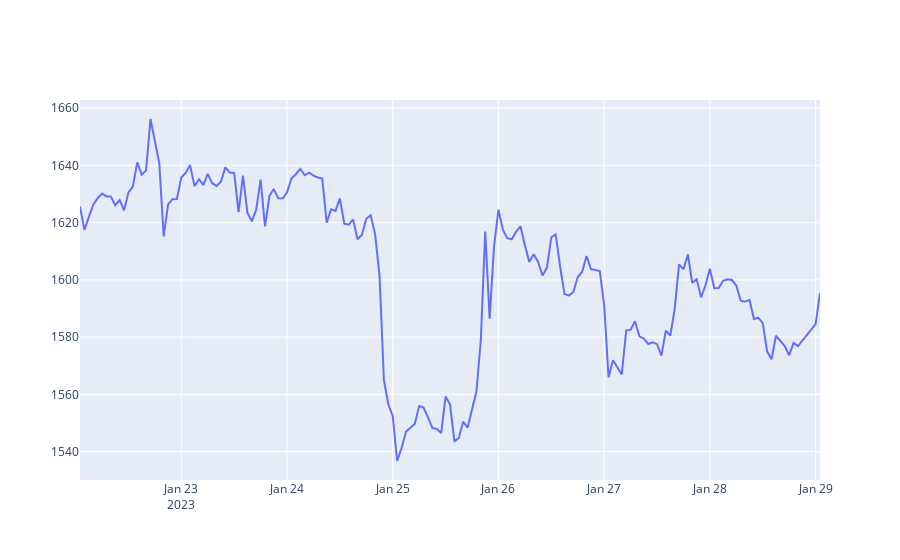
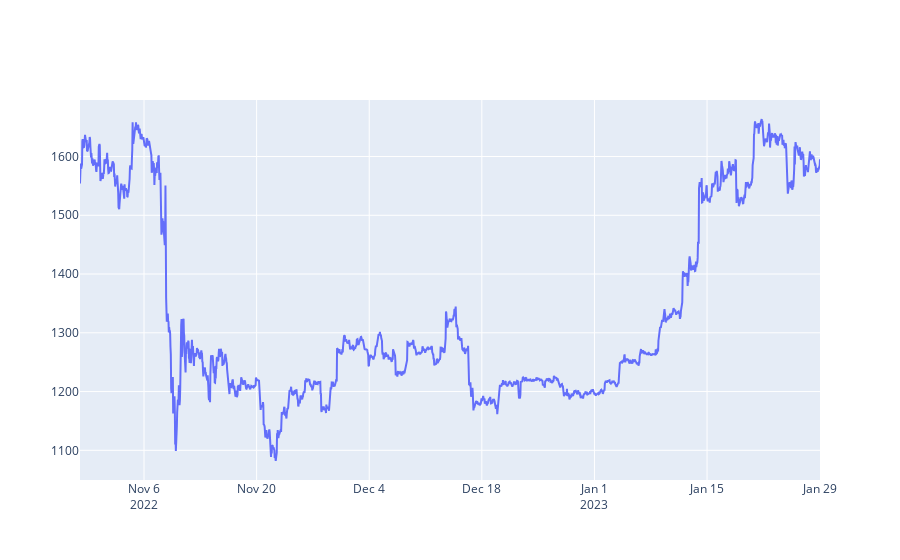

Source (notebook cell) for these figures, in order:
### Code cell
from plotly.offline import init_notebook_mode, iplot
init_notebook_mode(connected=True)

def getLine(df_input):
    x = df_input.index
    y = df_input.values
    fig = go.Figure(data=go.Scatter(x = x, y = y))
    fig.show()
    
#------------------------------------------------

#( getLine(getRates('ETH-USD',  '1d',  '1h')) )
( getLine(getRates('ETH-USD',  '1wk',  '1h')) )
( getLine(getRates('ETH-USD',  '3mo',  '1h')) )
#( getLine(getRates('ETH-USD',  '3y',  '1d')) )

### Figure 1 — Plotly figure (JSON) as saved in the notebook; plotly's stock layout.template omitted (floating-point values rounded to 4 significant figures; data arrays with more than 128 entries replaced by an {"elided": "..."} marker saying what was removed)
{"data": [{"x": {"elided": "166 str values"}, "y": {"elided": "166 float values"}, "type": "scatter"}], "layout": {"xaxis": {"type": "date", "range": ["2023-01-22 01:00", "2023-01-29 01:00"], "autorange": true}, "yaxis": {"type": "linear", "range": [1530.0, 1663.0], "autorange": true}, "autosize": true}}

### Figure 2 — Plotly figure (JSON) as saved in the notebook; plotly's stock layout.template omitted (floating-point values rounded to 4 significant figures; data arrays with more than 128 entries replaced by an {"elided": "..."} marker saying what was removed)
{"data": [{"x": {"elided": "2204 str values"}, "y": {"elided": "2204 float values"}, "type": "scatter"}], "layout": {"xaxis": {"type": "date", "range": ["2022-10-29 01:00", "2023-01-29 01:00"], "autorange": true}, "yaxis": {"type": "linear", "range": [1049.0, 1696.0], "autorange": true}, "autosize": true}}
